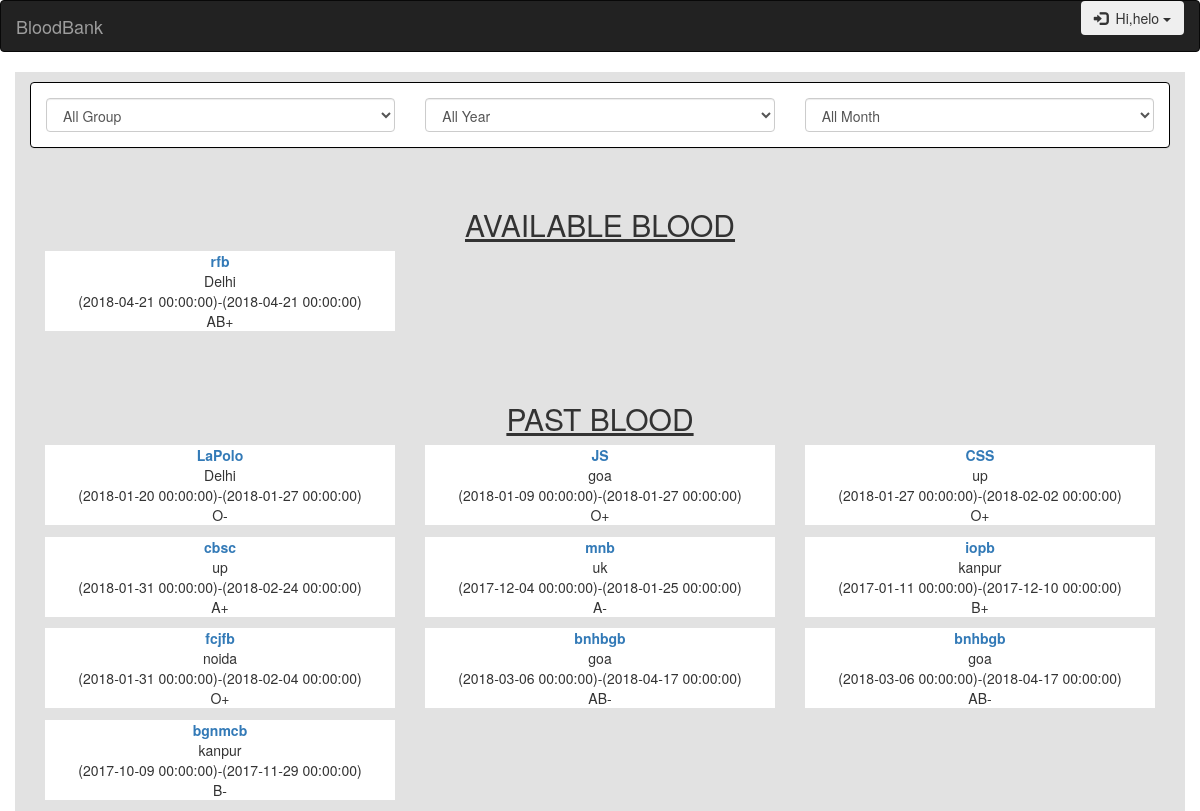
Page /events.php (signed in) on the committed database.
### tables this page shows
CREATE TABLE `bloodgroups` (
  `id` varchar(10) NOT NULL,
  `name` varchar(255) NOT NULL,
  `category` varchar(55) DEFAULT NULL,
  `location` varchar(255) DEFAULT NULL,
  `date` datetime DEFAULT NULL,
  `enddate` datetime DEFAULT NULL,
  `info` varchar(500) DEFAULT NULL
);

### events.php (the view, shortened to what this page needs)
<?php
include 'connect.php';
?>
<?php
    $username=$_SESSION['username'];
?>
<!DOCTYPE html>
<html lang="en">
    <head>
        <link rel="stylesheet" href="https://maxcdn.bootstrapcdn.com/bootstrap/3.3.7/css/bootstrap.min.css">
    </head>
    <body onload="set_interval()" onmousemove="reset_interval()" onscroll="reset_interval()" onclick="reset_interval()" onkeypress="reset_interval()">
     <nav class="navbar navbar-inverse">
  <div class="container-fluid">
    <div class="navbar-header">
      <a class="navbar-brand" href="#">BloodBank</a>
    </div>
    <div class="collapse navbar-collapse" id="myNavbar">
      <ul class="nav navbar-nav navbar-right">
        <div class="dropdown">
        <button class="btn dropdown-toggle" type="button" data-toggle="dropdown"><span class="glyphicon glyphicon-log-in"></span>&nbsp;&nbsp;Hi,<?php echo $username;?>
            <span class="caret"></span></button>
    </div>
      </ul>
    </div>
  </div>
</nav>
        <div class="container" theme-showcase" role="main" style="background: #e2e2e2;padding-top: 10px;"; >
        <div class="panel panel-default" style="border: 1px solid black;">
            <div class="panel-body" >
                <div class="row">
                    <div class="col-lg-4">
                        <select class='form-control' id="type">
                            <option value="default">All Group</option>
                        </select>
                    </div>
                    <div class="col-lg-4">
                        <select class='form-control' id="year">
                            <option value="default">All Year</option>
                        </select>
                    </div>
                    <div class="col-lg-4">
                        <select class='form-control' id="month">
                            <option value="default">All Month</option>
                        </select>
                    </div>
                </div>
            </div>
        </div>
        <br><h2><center><u>AVAILABLE BLOOD</u></center></h2>
        <?php
            $sql="SELECT * FROM bloodgroups ";
            $result=mysqli_query($connection,$sql);
            while ($row=mysqli_fetch_assoc($result)) {
                $date=explode("-", $row['date']);
                if ($row['date']>date("Y-m-d")) {
                    if ($row['category']=='polo') {
                        echo"<div class='col-lg-4 ".$row['category']." year".$date[0]." month".$date[1]." eventDiv' style='margin-bottom:1%'>
                            <center style='background:#fff;' >
                                <b><a href='#".$row['id']."'>".$row['name']."</a></b><br>
                                ".$row['location']." <br>
                                (".$row['date'].")-(".$row['enddate'].")<br>
                                ".$row['category']."
                            </center>
                        </div>";
                    }
                    else{
                        echo"<div class='col-lg-4 ".$row['category']." year".$date[0]." month".$date[1]." eventDiv' style='margin-bottom:1%'>
                            <center style='background:#fff;'>
                                <b><a href='#".$row['id']."'>".$row['name']."</a></b><br>
                                ".$row['location']." <br>
                                (".$row['date'].")-(".$row['enddate'].")<br>
                                ".$row['category']."
                            </center>
                        </div>";
                    }
                }
            }
        ?>
<div class="row"></div>
        <br><br><h2><center><u>PAST BLOOD</u></center></h2>
        <?php
            $sqlPast="SELECT * FROM bloodgroups ";
            $resultPast=mysqli_query($connection,$sqlPast);
            while ($rowPast=mysqli_fetch_assoc($resultPast)) {
                $date=explode("-", $rowPast['date']);
                if ($rowPast['date']<date("Y-m-d")) {
                    if ($rowPast['category']=='polo') {
                        echo"<div class='col-lg-4 ".$rowPast['category']." year".$date[0]." month".$date[1]." eventDiv' style='margin-bottom:1%'>
                            <center style='background:#fff;' >
                                <b><a href='#".$rowPast['id']."'>".$rowPast['name']."</a></b><br>
                                ".$rowPast['location']."<br>
                                (".$rowPast['date'].")-(".$rowPast['endDate'].")<br>
                                ".$rowPast['category']."
                            </center>
                        </div>";
                    }
                    else{
                        echo"<div class='col-lg-4 ".$rowPast['category']." year".$date[0]." month".$date[1]." eventDiv' style='margin-bottom:1%'>
                            <center style='background:#fff;'>
                                <b><a href='#".$rowPast['id']."'>".$rowPast['name']."</a></b><br>
                                ".$rowPast['location']." <br>
                                (".$rowPast['date'].")-(".$rowPast['enddate'].")<br>
                                ".$rowPast['category']."
                            </center>
                        </div>";
                    }
                }
            }
        ?>
        </div>
    </body>
</html>

### rows in the picture
bloodgroups: name "rfb", location "Delhi", date "2018-04-21 00:00:00", enddate "2018-04-21 00:00:00", category "AB+"
bloodgroups: name "LaPolo", location "Delhi", date "2018-01-20 00:00:00", enddate "2018-01-27 00:00:00", category "O-"
bloodgroups: name "JS", location "goa", date "2018-01-09 00:00:00", enddate "2018-01-27 00:00:00", category "O+"
bloodgroups: name "CSS", location "up", date "2018-01-27 00:00:00", enddate "2018-02-02 00:00:00", category "O+"
bloodgroups: name "cbsc", location "up", date "2018-01-31 00:00:00", enddate "2018-02-24 00:00:00", category "A+"
bloodgroups: name "mnb", location "uk", date "2017-12-04 00:00:00", enddate "2018-01-25 00:00:00", category "A-"
bloodgroups: name "iopb", location "kanpur", date "2017-01-11 00:00:00", enddate "2017-12-10 00:00:00", category "B+"
bloodgroups: name "fcjfb", location "noida", date "2018-01-31 00:00:00", enddate "2018-02-04 00:00:00", category "O+"
bloodgroups: name "bnhbgb", location "goa", date "2018-03-06 00:00:00", enddate "2018-04-17 00:00:00", category "AB-"
bloodgroups: name "bnhbgb", location "goa", date "2018-03-06 00:00:00", enddate "2018-04-17 00:00:00", category "AB-"
bloodgroups: name "bgnmcb", location "kanpur", date "2017-10-09 00:00:00", enddate "2017-11-29 00:00:00", category "B-"

### other values in the picture
$username "helo"
